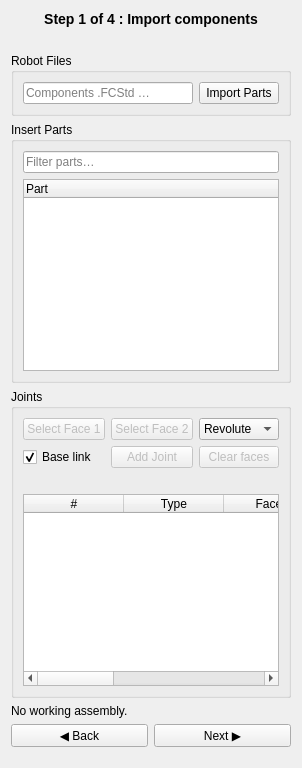
<?xml version="1.0" encoding="UTF-8"?>
<ui version="4.0">
 <class>DefineRobotPanel</class>
 <widget class="QWidget" name="DefineRobotPanel">
  <property name="windowTitle">
   <string>Define Robot</string>
  </property>
  <layout class="QVBoxLayout" name="rootLayout">
    <item>
    <widget class="QLabel" name="stepHeader">
      <property name="text"><string>Step 1 of 4 : Import components</string></property>
      <property name="textFormat"><enum>Qt::RichText</enum></property>
      <property name="alignment"><set>Qt::AlignHCenter|Qt::AlignVCenter</set></property>
      <property name="styleSheet"><string>font-size:14px; font-weight:bold;</string></property>
    </widget>
    </item>
    <item>
    <widget class="QLabel" name="guidanceLabel">
    <property name="text"><string/></property>
    <property name="textFormat"><enum>Qt::RichText</enum></property>
    <property name="wordWrap"><bool>true</bool></property>
    </widget>
    </item>
   <item>
    <widget class="QGroupBox" name="filesGroup">
     <property name="title">
      <string>Robot Files</string>
     </property>
     <layout class="QGridLayout" name="filesLayout">
      <item row="0" column="0">
       <widget class="QLineEdit" name="importPartsEdit">
        <property name="readOnly">
         <bool>true</bool>
        </property>
        <property name="placeholderText">
         <string>Components .FCStd …</string>
        </property>
       </widget>
      </item>
      <item row="0" column="1">
       <widget class="QPushButton" name="importPartsButton">
        <property name="text">
         <string>Import Parts</string>
        </property>
        <property name="toolTip">
         <string>Select the FCStd file that contains the robot components</string>
        </property>
       </widget>
      </item>
     </layout>
    </widget>
   </item>
   
   <item>
    <widget class="QGroupBox" name="partsGroup">
      <property name="title"><string>Insert Parts</string></property>
      <layout class="QVBoxLayout" name="partsLayout">
      <item>
        <widget class="QLineEdit" name="partsFilterEdit">
        <property name="clearButtonEnabled"><bool>true</bool></property>
        <property name="placeholderText"><string>Filter parts…</string></property>
        </widget>
      </item>
      <item>
        <widget class="QTreeWidget" name="partsList">
          <property name="alternatingRowColors"><bool>true</bool></property>
          <property name="toolTip"><string>Click a part to insert it into the assembly</string></property>
          <column><property name="text"><string>Part</string></property></column>
          <attribute name="headerHidden"><bool>true</bool></attribute>
        </widget>
      </item>
      </layout>
    </widget>
    </item>
   <item>
    <widget class="QGroupBox" name="jointsGroup">
     <property name="title">
      <string>Joints</string>
     </property>
     <layout class="QGridLayout" name="jointsLayout">
      <item row="0" column="0">
       <widget class="QPushButton" name="selectFace1Button">
        <property name="enabled">
         <bool>false</bool>
        </property>
        <property name="text">
         <string>Select Face 1</string>
        </property>
        <property name="toolTip">
         <string>Pick a mating face on first link</string>
        </property>
       </widget>
      </item>
      <item row="0" column="1">
       <widget class="QPushButton" name="selectFace2Button">
        <property name="enabled">
         <bool>false</bool>
        </property>
        <property name="text">
         <string>Select Face 2</string>
        </property>
        <property name="toolTip">
         <string>Pick a mating face on second link</string>
        </property>
       </widget>
      </item>
      <item row="0" column="2">
       <widget class="QComboBox" name="jointTypeCombo">
        <property name="toolTip">
         <string>Type of joint to create from the two picked faces</string>
        </property>
        <item><property name="text"><string>Revolute</string></property></item>
        <item><property name="text"><string>Slider</string></property></item>
        <item><property name="text"><string>Fixed</string></property></item>
       </widget>
      </item>
      <item row="1" column="0">
       <widget class="QCheckBox" name="groundedJointCheck">
        <property name="text">
         <string>Base link</string>
        </property>
        <property name="checked">
         <bool>true</bool>
        </property>
        <property name="toolTip">
         <string>Add the selected link as the fixed base</string>
        </property>
       </widget>
      </item>
      <item row="1" column="1">
       <widget class="QPushButton" name="addJointButton">
        <property name="enabled">
         <bool>false</bool>
        </property>
        <property name="text">
         <string>Add Joint</string>
        </property>
        <property name="toolTip">
         <string>Create the joint from the picked face(s)</string>
        </property>
       </widget>
      </item>
      <item row="1" column="2">
        <widget class="QPushButton" name="clearFacesButton">
        <property name="enabled"><bool>false</bool></property>
        <property name="text"><string>Clear faces</string></property>
        <property name="toolTip">
         <string>Discard the current face picks</string>
        </property>
        </widget>
       </item>
       <item row="2" column="0" colspan="3">
        <widget class="QLabel" name="pendingFacesLabel">
        <property name="text"><string/></property>
        <property name="textFormat"><enum>Qt::RichText</enum></property>
        <property name="wordWrap"><bool>true</bool></property>
        
        </widget>
      </item>
      <item row="3" column="0" colspan="3">
       <widget class="QTableWidget" name="jointsTable">
        <property name="sizePolicy">
          <sizepolicy hsizetype="Expanding" vsizetype="Preferred">
          <horstretch>0</horstretch>
          <verstretch>0</verstretch>
          </sizepolicy>
        </property>
        <property name="editTriggers">
         <set>QAbstractItemView::NoEditTriggers</set>
        </property>
        <property name="selectionBehavior">
         <enum>QAbstractItemView::SelectRows</enum>
        </property>
        <column>
         <property name="text">
          <string>#</string>
         </property>
        </column>
        <column>
         <property name="text">
          <string>Type</string>
         </property>
        </column>
        <column>
         <property name="text">
          <string>Face 1</string>
         </property>
        </column>
        <column>
         <property name="text">
          <string>Face 2</string>
         </property>
        </column>
        <column>
         <property name="text">
          <string>Flip</string>
         </property>
        </column>
        <column>
          <property name="text">
          <string>Action</string>
          </property>
        </column>
       </widget>
      </item>
     </layout>
    </widget>
   </item>
   <item>
    <widget class="QLabel" name="statusLabel">
     <property name="text">
      <string>No working assembly.</string>
     </property>
    </widget>
   </item>
   <item>
    <layout class="QHBoxLayout" name="navLayout">
    <item>
      <widget class="QPushButton" name="backButton">
        <property name="text">
          <string>◀ Back</string>
        </property>
        <property name="toolTip">
         <string>Previous step</string>
        </property>
      </widget>
    </item>
    <item>
        <widget class="QPushButton" name="nextButton">
          <property name="text">
            <string>Next ▶</string>
          </property>
          <property name="toolTip">
            <string>Next step</string>
          </property>
        </widget>
    </item>
    </layout>
   </item>
   <item>
    <spacer name="verticalSpacer">
     <property name="orientation">
      <enum>Qt::Vertical</enum>
     </property>
     <property name="sizeHint" stdset="0">
      <size>
       <width>20</width>
       <height>10</height>
      </size>
     </property>
    </spacer>
   </item>
  </layout>
 </widget>
 <resources/>
 <connections/>
</ui>
